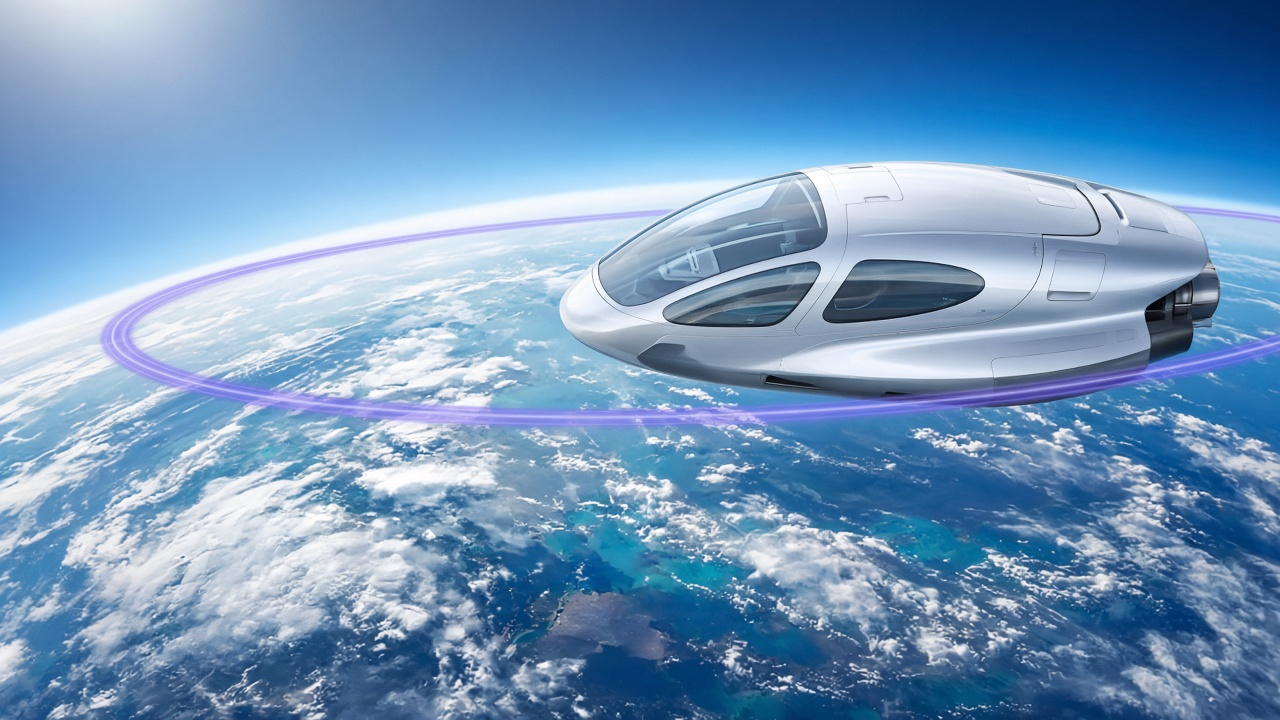
#> input picture docs/design/orbital/plates/plate-earth-light-orbit.png, 1280 x 720 px; its folder holds 3 pictures in this run
$ python compose.py
#> lines starting #> are read from the running program, lines starting #| are printed output that depends on the picture
#!/usr/bin/env python3
"""ORBITAL — PNG website mockup compositor. Visual design only."""

from __future__ import annotations

import math
from pathlib import Path

from PIL import Image, ImageDraw, ImageFilter, ImageFont

ROOT = Path(__file__).resolve().parent
PLATES = ROOT / "plates"
FONTS = ROOT / "fonts"
OUT = ROOT / "screens"
OUT.mkdir(parents=True, exist_ok=True)

# --- palette ---------------------------------------------------------------
WHITE = (255, 255, 255, 255)
ICE = (244, 248, 255, 255)
ICE2 = (232, 240, 255, 255)
MIST = (226, 233, 246, 255)
LINE = (210, 220, 238, 255)
NAVY = (8, 18, 48, 255)
INK = (11, 21, 51, 255)
MUTED = (92, 104, 132, 255)
COBALT = (21, 76, 255, 255)
COBALT_DEEP = (10, 28, 120, 255)
ROYAL = (6, 22, 84, 255)
VIOLET = (124, 58, 237, 255)
VIOLET_SOFT = (167, 139, 250, 255)
GREEN = (22, 163, 116, 255)
AMBER = (217, 119, 6, 255)

W, H = 1920, 1080
PX = 80  # page x padding


# --- fonts -----------------------------------------------------------------
# [5 lines left out: function _axis_name, not called in this run]


def _font(name: str, size: int, weight: float = 400, width: float | None = None) -> ImageFont.FreeTypeFont:
    path = FONTS / name
    font = ImageFont.truetype(str(path), size)
    try:
        values = []
        for axis in font.get_variation_axes():
            tag = _axis_name(axis).lower()
            minimum = axis.get("minimum", 100)
            maximum = axis.get("maximum", 900)
            default = axis.get("default", 400)
            if "weight" in tag:
                values.append(max(minimum, min(maximum, weight)))
            elif "width" in tag:
                values.append(width if width is not None else default)
            else:
                values.append(default)
        if values:
            font.set_variation_by_axes(values)
    except Exception:
        pass
    return font


def F_display(size: int, w: float = 800) -> ImageFont.FreeTypeFont:
    return _font("Unbounded-Variable.ttf", size, w)


def F_condensed(size: int, w: float = 700) -> ImageFont.FreeTypeFont:
    return _font("AlumniSans-Variable.ttf", size, w)


def F_ui(size: int, w: float = 500) -> ImageFont.FreeTypeFont:
    return _font("Onest-Variable.ttf", size, w)


def F_body(size: int, w: float = 400) -> ImageFont.FreeTypeFont:
    return _font("GolosText-Variable.ttf", size, w)


def F_mono(size: int, w: float = 500) -> ImageFont.FreeTypeFont:
    return _font("MartianMono-Variable.ttf", size, w, width=87.5)


# --- primitives ------------------------------------------------------------
def new_canvas(w: int = W, h: int = H, color=WHITE) -> Image.Image:
    return Image.new("RGBA", (w, h), color)


def cover(path: Path, box: tuple[int, int, int, int], focus: tuple[float, float] = (0.5, 0.5)) -> Image.Image:
    im = Image.open(path).convert("RGBA")
    x0, y0, x1, y1 = box
    tw, th = max(1, x1 - x0), max(1, y1 - y0)
    scale = max(tw / im.width, th / im.height)
    nw, nh = int(im.width * scale), int(im.height * scale)
    im = im.resize((nw, nh), Image.Resampling.LANCZOS)
    cx, cy = int((nw - tw) * focus[0]), int((nh - th) * focus[1])
    return im.crop((cx, cy, cx + tw, cy + th))


def paste(base: Image.Image, plate: Path, box: tuple[int, int, int, int], radius: int = 0, focus=(0.5, 0.5)) -> None:
    x0, y0, x1, y1 = [int(v) for v in box]
    img = cover(plate, (0, 0, x1 - x0, y1 - y0), focus)
    if radius:
        mask = Image.new("L", img.size, 0)
        ImageDraw.Draw(mask).rounded_rectangle((0, 0, img.size[0] - 1, img.size[1] - 1), radius, fill=255)
        base.paste(img, (x0, y0), mask)
    else:
        base.paste(img, (x0, y0), img)


# [7 lines left out: function shadow, not called in this run]


def rrect(draw: ImageDraw.ImageDraw, box, radius, fill=None, outline=None, width=1) -> None:
    draw.rounded_rectangle(box, radius, fill=fill, outline=outline, width=width)


# [13 lines left out: function glass, not called in this run]


def text(draw, xy, s, font, fill=INK, anchor="lt") -> None:
    if "\n" in s:
        x, y = xy
        lines = s.split("\n")
        for i, line in enumerate(lines):
            draw.text((x, y + i * int(font.size * 1.35)), line, font=font, fill=fill, anchor=anchor)
        return
    draw.text(xy, s, font=font, fill=fill, anchor=anchor)


def twidth(font, s: str) -> float:
    return font.getlength(s)


# [30 lines left out: functions wrap, gradient, not called in this run]


def fade_left(base: Image.Image, box, color=WHITE, width=420) -> None:
    x0, y0, x1, y1 = box
    band = Image.new("RGBA", (width, y1 - y0), (0, 0, 0, 0))
    px = band.load()
    r, g, b, a = color
    for x in range(width):
        alpha = int(255 * (1 - x / width) ** 1.15)
        for y in range(y1 - y0):
            px[x, y] = (r, g, b, alpha)
    overlay = Image.new("RGBA", base.size, (0, 0, 0, 0))
    overlay.paste(band, (x0, y0), band)
    composed = Image.alpha_composite(base, overlay)
    base.paste(composed, (0, 0))


def logo(draw, x, y, color=NAVY, word=True, scale=1.0) -> int:
    r = 13 * scale
    draw.ellipse((x, y, x + 2 * r, y + 2 * r), outline=color, width=max(2, int(2.4 * scale)))
    # satellite on the ring
    draw.ellipse((x + 2 * r - 3 * scale, y + 3 * scale, x + 2 * r + 5 * scale, y + 11 * scale), fill=VIOLET)
    if not word:
        return int(x + 2 * r)
    font = F_display(int(20 * scale), 700)
    text(draw, (x + 2 * r + 10 * scale, y + r), "ORBITAL", font, color, "lm")
    return int(x + 2 * r + 10 * scale + twidth(font, "ORBITAL"))


def pill(draw, xy, label, fill=COBALT, fg=WHITE, font=None, pad_x=22, pad_y=12, radius=999) -> tuple[int, int, int, int]:
    font = font or F_ui(15, 600)
    tw = twidth(font, label)
    x, y = xy
    box = (x, y, x + tw + pad_x * 2, y + font.size + pad_y * 2)
    rrect(draw, box, radius, fill=fill)
    text(draw, ((box[0] + box[2]) / 2, (box[1] + box[3]) / 2), label, font, fg, "mm")
    return box


def ghost_btn(draw, xy, label, fg=NAVY, bd=LINE) -> tuple[int, int, int, int]:
    font = F_ui(15, 600)
    tw = twidth(font, label)
    x, y = xy
    box = (x, y, x + tw + 44, y + 44)
    rrect(draw, box, 999, fill=WHITE, outline=bd, width=1)
    text(draw, ((box[0] + box[2]) / 2, (box[1] + box[3]) / 2), label, font, fg, "mm")
    return box


def browser(base: Image.Image, url: str) -> Image.Image:
    d = ImageDraw.Draw(base)
    d.rectangle((0, 0, base.width, 42), fill=(248, 250, 253, 255))
    d.line((0, 42, base.width, 42), fill=LINE, width=1)
    for i, col in enumerate([(255, 95, 87, 255), (254, 188, 46, 255), (40, 200, 64, 255)]):
        d.ellipse((18 + i * 20, 14, 30 + i * 20, 26), fill=col)
    # url
    font = F_mono(12, 500)
    tw = twidth(font, url)
    x0 = (base.width - tw - 48) / 2
    rrect(d, (x0, 8, x0 + tw + 48, 34), 10, fill=WHITE, outline=LINE, width=1)
    text(d, (base.width / 2, 21), url, font, MUTED, "mm")
    return base


NAV = [
    ("Миссии", "/missions"),
    ("Капсула", "/capsule"),
    ("Опыт", "/experience"),
    ("Подготовка", "/preparation"),
    ("О компании", "/about"),
    ("Контакты", "/contacts"),
]


# [26 lines left out: functions header, footer, not called in this run]


def save(im: Image.Image, name: str) -> Path:
    path = OUT / name
    rgb = Image.new("RGB", im.size, (255, 255, 255))
    rgb.paste(im, mask=im.split()[-1])
    rgb.save(path, "PNG", optimize=True)
    print("wrote", path.name, rgb.size)
    return path


# [5 lines left out: function frame, not called in this run]


# --- pages -----------------------------------------------------------------
def page_brand() -> None:
    im = new_canvas(W, H, WHITE)
    d = ImageDraw.Draw(im)
    browser(im, "orbital.space / brand")
    # left photography
    paste(im, PLATES / "plate-earth-light-orbit.png", (0, 42, 1120, H), focus=(0.55, 0.42))
    fade_left(im, (720, 42, 1200, H), WHITE, 380)
    d = ImageDraw.Draw(im)
    logo(d, 72, 80, scale=1.15)
    text(d, (72, 200), "ORBITAL", F_display(72, 800), NAVY)
    text(d, (72, 290), "Премиальные суборбитальные путешествия", F_body(22, 400), MUTED)
    # color chips
    chips = [
        ((255, 255, 255, 255), "Белый", "Surface"),
        (COBALT, "Cobalt", "#154CFF"),
        (ROYAL, "Royal", "#061654"),
        (VIOLET, "Violet", "#7C3AED"),
    ]
    x = 72
    for col, name, hexn in chips:
        rrect(d, (x, 360, x + 86, 446), 16, fill=col, outline=LINE, width=1)
        text(d, (x + 43, 466), name, F_ui(13, 600), NAVY, "mt")
        text(d, (x + 43, 486), hexn, F_mono(10, 500), MUTED, "mt")
        x += 110
    # type
    text(d, (72, 560), "МИССИЯ", F_condensed(86, 700), NAVY)
    text(d, (72, 650), "Высота  ·  Невесомость  ·  Орбита", F_ui(20, 400), MUTED)
    pill(d, (72, 720), "Выбрать миссию")
    ghost_btn(d, (300, 720), "Изучить капсулу")
    # right tokens
    rrect(d, (1240, 90, 1840, 990), 28, fill=ICE)
    text(d, (1300, 140), "СИСТЕМА", F_mono(12, 600), VIOLET)
    text(d, (1300, 172), "Future Orbital Luxury", F_display(26, 700), NAVY)
    items = [
        ("Типографика", "Unbounded + Alumni Sans + Onest"),
        ("Поверхности", "Белый, лёд, стекло, cobalt-поля"),
        ("Акцент", "Electric violet orbital glow"),
        ("UI", "Flight data, glass, mission cards"),
        ("Образ", "Земля + капсула + траектория"),
    ]
    y = 250
    for t, s in items:
        text(d, (1300, y), t, F_ui(16, 650), NAVY)
        text(d, (1300, y + 28), s, F_body(15, 400), MUTED)
        d.line((1300, y + 72, 1780, y + 72), fill=LINE, width=1)
        y += 96
    text(d, (1300, 860), "Не sci-fi. Не агентство.\nНастоящий премиальный полёт.", F_body(16, 400), MUTED)
    save(im, "00-brand-system.png")


# [771 lines left out: functions page_home_hero, page_home_missions, page_home_journey, page_missions, page_mission_briefing, page_mission_itinerary and 13 more, not called in this run]


def page_ui_kit() -> None:
    im = new_canvas(W, H, ICE)
    browser(im, "orbital.space / system")
    d = ImageDraw.Draw(im)
    text(d, (PX, 80), "ORBITAL UI", F_display(40, 800), NAVY)
    text(d, (PX, 140), "Компоненты интерфейса миссии", F_body(18, 400), MUTED)
    # buttons
    text(d, (PX, 210), "КНОПКИ", F_mono(12, 550), VIOLET)
    pill(d, (PX, 240), "Выбрать свою миссию →")
    ghost_btn(d, (PX + 300, 240), "Изучить капсулу")
    pill(d, (PX + 560, 240), "Создать мою миссию →", fill=ROYAL)
    # cards
    text(d, (PX, 340), "ДАННЫЕ ПОЛЁТА", F_mono(12, 550), VIOLET)
    for i, (v, k) in enumerate([("100 км", "Высота"), ("12 мин", "Полёт"), ("4 мин", "Невесомость"), ("6", "Мест")]):
        x = PX + i * 220
        rrect(d, (x, 380, x + 200, 500), 18, fill=WHITE)
        text(d, (x + 20, 410), k.upper(), F_mono(11, 500), MUTED)
        text(d, (x + 20, 440), v, F_display(24, 750), NAVY)
    # inputs
    text(d, (PX, 540), "ФОРМА", F_mono(12, 550), VIOLET)
    rrect(d, (PX, 580, 520, 640), 14, fill=WHITE, outline=LINE)
    text(d, (PX + 20, 610), "Имя пассажира", F_ui(15, 400), MUTED, "lm")
    rrect(d, (540, 580, 980, 640), 14, fill=WHITE, outline=VIOLET, width=2)
    text(d, (560, 610), "AURORA  ·  18 марта", F_ui(15, 500), NAVY, "lm")
    # status
    text(d, (PX, 690), "СТАТУСЫ", F_mono(12, 550), VIOLET)
    for x, lab, col in ((PX, "Открыта", GREEN), (PX + 200, "Ограничена", AMBER), (PX + 440, "Лист ожидания", VIOLET)):
        rrect(d, (x, 730, x + 180, 780), 999, fill=WHITE, outline=col)
        text(d, (x + 90, 755), lab, F_ui(13, 600), col, "mm")
    paste(im, PLATES / "plate-globe-model.png", (1100, 200, 1840, 980), radius=28, focus=(0.45, 0.4))
    save(im, "00-ui-kit.png")


def main() -> None:
    pages = [
        page_brand,
        page_ui_kit,
        page_home_hero,
        page_home_missions,
        page_home_journey,
        page_home_full,
        page_missions,
        page_mission_briefing,
        page_mission_itinerary,
        page_configure,
        page_capsule,
        page_capsule_interior,
        page_experience,
        page_experience_scenes,
        page_preparation,
        page_about,
        page_about_ops,
        page_contacts,
        page_mobile_home,
        page_mobile_missions,
        page_mobile_configure,
    ]
    for fn in pages:
        fn()
#> this loop made 2 passes
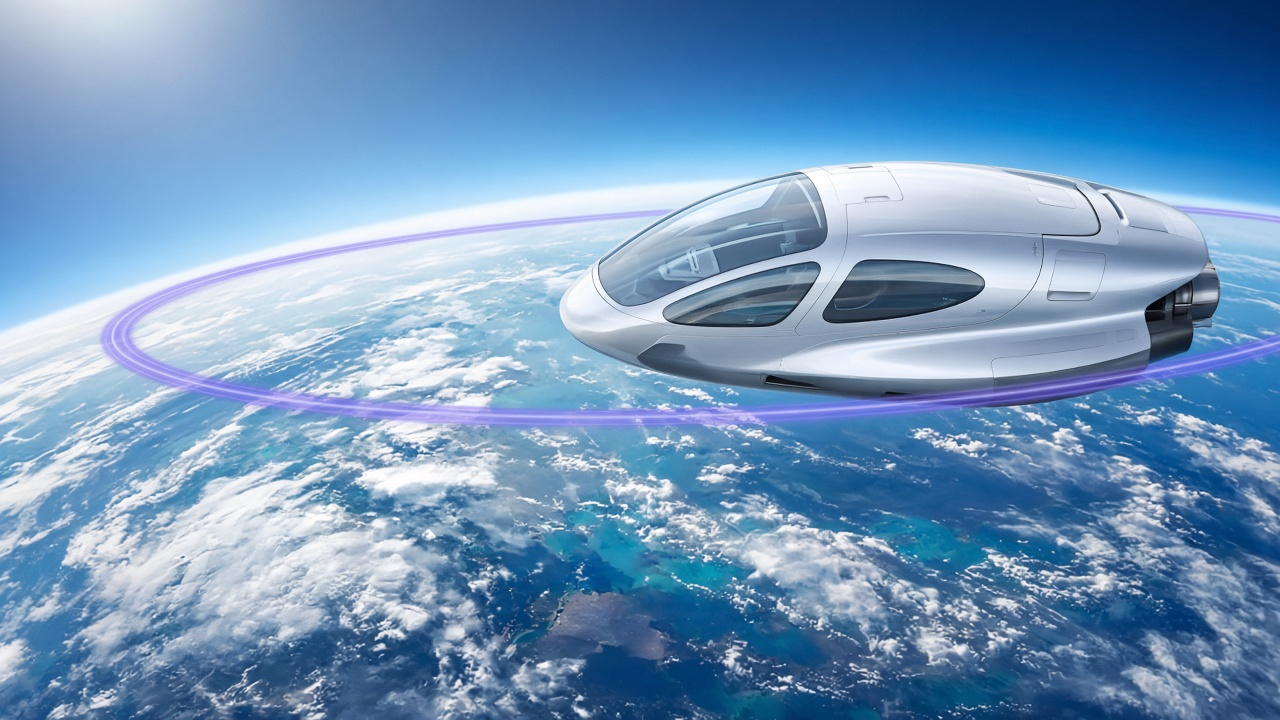
#> input picture docs/design/orbital/plates/plate-earth-light-orbit.png, 1280 x 720 px
#> pass 1, in paste, `img = cover(plate, (0, 0, x1 - x0, y1 - y0), focus)`:
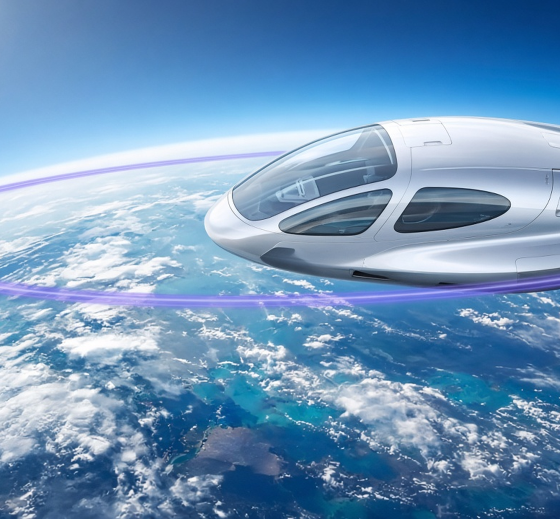
#> img: PIL image 1120x1038 RGBA (shown at 1/2 size); mean R, G, B, A 110.7, 149.2, 185.9, 255


if __name__ == "__main__":
#> (the run stopped early here; a loop or call above may not have finished)
